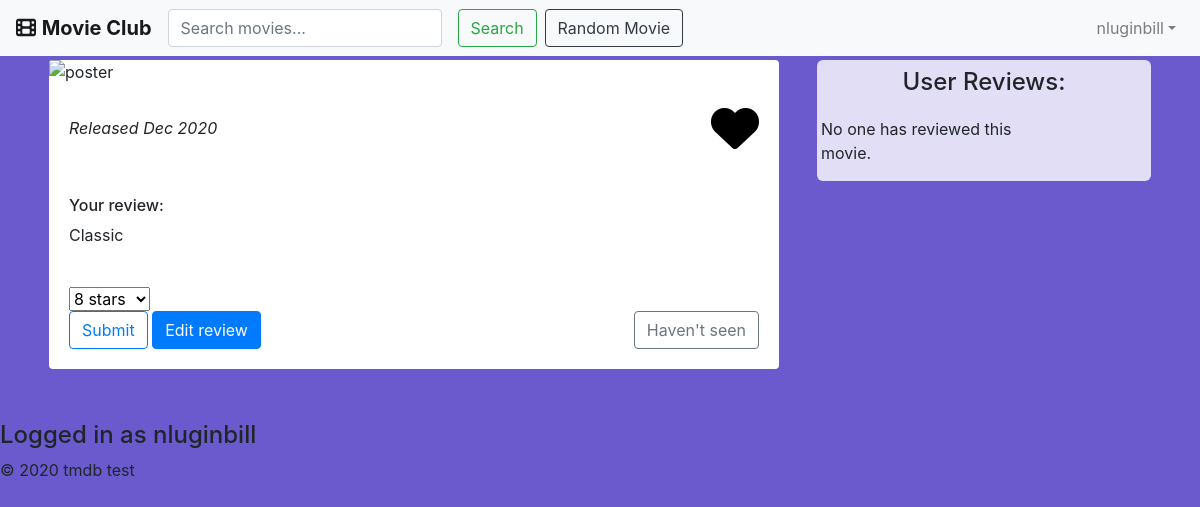
The page /index.php?action=viewMovie&movie=346910 (signed in) on the database its author committed.
### tables this page shows
CREATE TABLE `users` (
  `userID` int(11) NOT NULL,
  `email` varchar(128) NOT NULL,
  `username` varchar(128) NOT NULL,
  `password` varchar(256) NOT NULL,
  `proPic` varchar(256) NOT NULL
);

CREATE TABLE `reviews` (
  `reviewID` int(11) NOT NULL,
  `userID` int(11) NOT NULL,
  `tmdbID` int(11) NOT NULL,
  `reviewDate` date NOT NULL DEFAULT current_timestamp(),
  `review` varchar(1000) NOT NULL
);

CREATE TABLE `ratings` (
  `ratingID` int(11) NOT NULL,
  `userID` int(11) NOT NULL,
  `tmdbID` int(12) NOT NULL,
  `ratingDate` date NOT NULL DEFAULT current_timestamp(),
  `rating` int(2) NOT NULL
);

### model/user.php (called while the page is built, shortened)
<?php
class User {
    private $userID, $email, $username, $password, $proPic;
    function __construct($email, $username, $password, $proPic) {
        $this->username = $username;
    }
    public function getUserID() {
        return $this->userID;
    }
    public function getUsername() {
        return $this->username;
    }
    function setUserID($userID): void {
        $this->userID = $userID;
    }
}

### model/userDB.php (called while the page is built, shortened)
<?php
class UserDB {
    public static function getUserByUserName($username) {
        $db = Database::getDB();
        $query = 'SELECT * FROM Users
                  WHERE username = :username';
        $statement = $db->prepare($query);
        $statement->bindValue(":username", $username);
        $statement->execute();
        $row = $statement->fetch(PDO::FETCH_ASSOC);
        $user = new User($row['email'], $row['username'], '', $row['proPic']);
        $user->setUserID($row['userID']);
        return $user;
    }
}

### model/favoriteDB.php (called while the page is built, shortened)
<?php
class FavoriteDB {
    public static function findFavorite($userID, $tmdbID){
        $db = Database::getDB();
        $query = 'SELECT * FROM favorites
                WHERE userID = :userID
                AND tmdbID = :tmdbID';
        $statement = $db->prepare($query);
        $statement->bindValue(":userID", $userID);
        $statement->bindValue(":tmdbID", $tmdbID);
        $statement->execute();
        $row = $statement->fetch();
        if (!$row) {
            return false;
        }
        return true;
    }
}

### model/reviewDB.php (called while the page is built, shortened)
<?php
class reviewDB {
    public static function getUserReviewByTmdbID($user, $tmdbID) {
        $db = Database::getDB();
        $query = 'SELECT * FROM reviews
                  WHERE userID = :userID
                  AND tmdbID = :tmdbID';
        $statement = $db->prepare($query);
        $statement->bindValue(":userID", $user->getUserID());
        $statement->bindValue(":tmdbID", $tmdbID);
        $statement->execute();
        $row = $statement->fetch();
        $movie = MovieDB::getMovie($tmdbID);
        $review = null;
        if (!empty($row)) {
            $review = new Review($row['userID'], $row['tmdbID'], $row['review'], $movie);
            $review->setReviewID($row['reviewID']);
            $review->setReviewDate($row['reviewDate']);
        }
        return $review;
    }
}

### model/movieDB.php (called while the page is built, shortened)
<?php
class MovieDB {
    public static function getMovie($tmdbID) {
        $db = Database::getDB();
        $query = 'SELECT * FROM moviesgenres mg
                  INNER JOIN genres g ON mg.genreID = g.genreID
                  WHERE movieID = :tmdbID';
        $statement = $db->prepare($query);
        $statement->bindValue(":tmdbID", $tmdbID);
        $statement->execute();
        $rows = $statement->fetchAll();
        $genres = array();
        if ($rows !== false) {
            for ($i = 0; $i < count($rows); $i++) {
                $genre = new Genre($rows[$i]['genreID'], $rows[$i]['name']);
                array_push($genres, $genre);
            }
        }
        $query = 'SELECT * FROM movies
                  WHERE tmdbID = :tmdbID';
        $statement = $db->prepare($query);
        $statement->bindValue(":tmdbID", $tmdbID);
        $statement->execute();
        $row = $statement->fetch();
        $movie = false;
        if ($row !== false) {
            $movie = new Movie($tmdbID, $row['title'], $row['overview'], $row['poster'], $genres);
        }
        return $movie;
    }
}

### model/review.php (called while the page is built, shortened)
<?php
class Review {
    private $reviewID, $userID, $tmdbID, $reviewDate, $review, $movie;
    function __construct($userID, $tmdbID, $review, $movie) {
        $this->review = $review;
    }
    function getReview() {
        return $this->review;
    }
}

### model/ratingDB.php (called while the page is built, shortened)
<?php
class RatingDB {
    public static function getUserRatingByTmdbID($user, $tmdbID) {
        $db = Database::getDB();
        $query = 'SELECT * FROM ratings
                  WHERE userID = :userID
                  AND tmdbID = :tmdbID';
        $statement = $db->prepare($query);
        $statement->bindValue(":userID", $user->getUserID());
        $statement->bindValue(":tmdbID", $tmdbID);
        $statement->execute();
        $row = $statement->fetch();
        $movie = MovieDB::getMovie($tmdbID);
        $rating = null;
        if (!empty($row)) {
            $rating = new Rating($row['userID'], $row['tmdbID'], $row['rating'], $movie);
            $rating->setRatingID($row['ratingID']);
            $rating->setRatingDate($row['ratingDate']);
        }
        return $rating;
    }
}

### model/rating.php (called while the page is built, shortened)
<?php
class Rating {
    private $ratingID, $userID, $tmdbID, $ratingDate, $rating, $movie;
    function __construct($userID, $tmdbID, $rating, $movie) {
        $this->rating = $rating;
    }
    function getRating() {
        return $this->rating;
    }
}

### main/movie.php (the view, shortened to what this page needs)
<?php include 'view/header.php'; ?>
<div class="container">
    <div class="row">
        <div class="col-sm-8 m-1">
            <div class="card";>
                <img class="card-img-top" src="https://image.tmdb.org/t/p/w500<?php echo $movie['poster_path']; ?>" alt="poster">
                <div class="card-body">
                    <?php if ($_SESSION['loginUser'] !== 'defaultUser') { ?>
                        <a href="index.php?action=<?php echo $favString ?>&movie=<?php echo $movie['id'] ?>">
                            <i class="fas fa-heart fa-3x heart float-right <?php echo $favString ?>">
                            </i>
                        </a>
                    <?php } ?>
                    <p><em>Released <?php echo date_format(date_create($movie['release_date']), 'M Y'); ?>
                        </em></p>
                </div>
                <?php if ($_SESSION['loginUser'] !== 'defaultUser') { ?>
                    <?php if ($userReview !== false) { ?>
                        <div class="card-body">
                            <h6>Your review:</h6>
                            <p class="card-text"><?php echo $userReview->getReview(); ?></p>
                        </div>
                    <?php } ?>
                    <div class="card-body">
                        <form method="post" action="index.php">
                            <select id="ddRating" name="rating">
                                <?php for ($i = 0; $i < 10; $i++) { ?>
                                    <option value="<?php echo $i + 1 ?>"
                                    <?php if ($userRating !== false) { ?>
                                        <?php if ($i + 1 === intval($userRating->getRating())) echo 'selected'; ?>
                                    <?php } ?>
                                            ><?php echo $i + 1 ?> stars</option>
                                        <?php } ?>
                            </select>
                            <br>
                            <input class="btn btn-outline-primary" type="submit" value="Submit">
                            <a href="#collapseTxtReview" class="btn btn-primary mr-auto"
                               data-toggle="collapse"role="button" aria-expanded="false"
                               aria-controls="collapseTxtReview">
                                   <?php if ($userReview !== false) { ?>
                                    Edit review
                                <?php } else { ?>
                                    Write a review
                                <?php } ?>
                            </a>
                            <a href="index.php?action=rater" class="btn btn-outline-secondary float-right">Haven't seen</a>
                        </form>
                    </div>
                <?php } ?>
            </div>
        </div>
        <div class="col-sm">
            <div class="board m-1">
                <div class="d-flex p-2 justify-content-center">
                    <h4>User Reviews:</h4>
                </div>
                <?php if (!empty($ratingsReviewsUsers)) { ?>
                    <?php foreach ($ratingsReviewsUsers as $rru) { ?>
                        <div class="row">
                            <div class="col-sm-4">
                                <a href="index.php?action=showProfile&profileUser=<?php echo Middleware::xecho($rru['user']->getUsername()); ?>">
                                    <img class="p-1" src="<?php echo Middleware::xecho($rru['user']->getProPic()); ?>" style="width: 100%">
                                </a>
                            </div>
                            <div class="col-sm-6">
                                <div class="row">
                                    <p><em><?php echo Middleware::xecho($rru['review']->getReview()); ?></em></p>
                                    <p>&nbsp;  - <?php echo Middleware::xecho($rru['user']->getUsername()); ?></p>
                                </div>
                                <div class="row">
                                    <?php for ($i = 0; $i < $rru['rating']->getRating(); $i++) { ?>
                                        <span><i class="fas fa-star activeStar"></i></span>
                                    <?php } ?>
                                    <?php for ($i = 0; $i < 10 - $rru['rating']->getRating(); $i++) { ?>
                                        <span><i class="far fa-star"></i></span>
                                    <?php } ?>
                                </div>
                                <?php if ($user->getUsername() === 'nluginbill' || $rru['user']->getUsername() === $_SESSION['loginUser']) { ?>
                                    <form method="post" action="index.php">
                                        <input type="hidden" name="action" value="deleteReview">
                                        <input type="hidden" name="movieID" value="<?php echo $movie['id'] ?>">
                                        <input type="hidden" name="reviewID" value="<?php echo $rru['review']->getReviewID() ?>">
                                        <div class="d-flex flex-row-reverse">
                                            <input class="btn btn-danger btn-sm m-1" type="submit" value="Delete">
                                        </div>
                                    </form>
                                <?php } ?>
                            </div>
                        </div>
                    <?php } ?>
                <?php } else { ?>
                    <div class="col-8 m-1">
                        <div class="row">
                            <p>No one has reviewed this movie.</p>
                        </div>
                    </div>
                <?php } ?>
            </div>
        </div>
    </div>
</div>
<?php include 'view/footer.php'; ?>

### view/header.php (shortened to what this page needs)
<!DOCTYPE html>
<html>
    <head>
        <link rel="stylesheet" href="https://maxcdn.bootstrapcdn.com/bootstrap/4.0.0/css/bootstrap.min.css">
        <link rel="stylesheet" href="./main.css">
    </head>
    <body>
        <nav class="navbar navbar-expand-lg navbar-light bg-light">
            <div class="collapse navbar-collapse" id="navbarToggler">
                <a class="navbar-brand" href="index.php?action=main"><i class="fas fa-film"></i>
                    <p style="display: inline"><b>Movie Club</b></p>
                </a>
                <form class="form-inline" method="post" action="index.php">
                    <input class="form-control mr-sm-2" type="search" placeholder="Search movies..." aria-label="Search" name="search">
                    <button class="btn btn-outline-success m-2 my-sm-0" type="submit">Search</button>
                    <?php if ($_SESSION['loginUser'] !== 'defaultUser') { ?>
                        <a href="index.php?action=rater"><button type="button" class="btn btn-outline-dark my-2 my-sm-0">Random Movie</button></a>
                    <?php } ?>
                </form>
            </div>
            <?php if ($_SESSION['loginUser'] === 'defaultUser') { ?>
                <ul class="nav navbar-nav ml-auto mt-2 mt-lg-0">
                    <li class="nav-item active p-3">
                        <a class="navlink" href="index.php?action=login">Log In</a>
                    </li>
                    <li class="nav-item p-3">
                        <a class="navlink" href="index.php?action=register">Register</a>
                    </li>
                </ul>
            <?php } else { ?>
                <ul class="navbar-nav">
                    <li class="nav-item dropdown">
                        <a class="nav-link dropdown-toggle" href="#" id="navbarDropdown"
                           role="button" data-toggle="dropdown" aria-haspopup="true" aria-expanded="false"><?php echo $user->getUsername() ?></a>
                    </li>
                </ul>
            <?php } ?>
        </nav>

### view/footer.php (shortened to what this page needs)
<footer class="mt-5">
    <?php if ($_SESSION['loginUser'] !== 'defaultUser') { ?>
        <h4>Logged in as <?php echo $user->getUsername(); ?></h4>
    <?php } ?>
    <p class="copyright">
        &copy; <?php echo date("Y"); ?> tmdb test
    </p>
</footer>
</body>
</html>

### main.css (style rules this page uses)
body, html { height: 100%; }
.favorite { color: black; }
body { background-color: slateblue; }
.socialNav, .board { background-color: rgba(255, 255, 255, 0.8); border-radius: 6px; }
.card { border: none; }

### rows shown on the page
users: username "nluginbill"
reviews: review "Classic"
ratings: rating "8 stars"

### other values the page prints
date_format(date_create($movie['release_date']), 'M Y') "Dec 2020"
